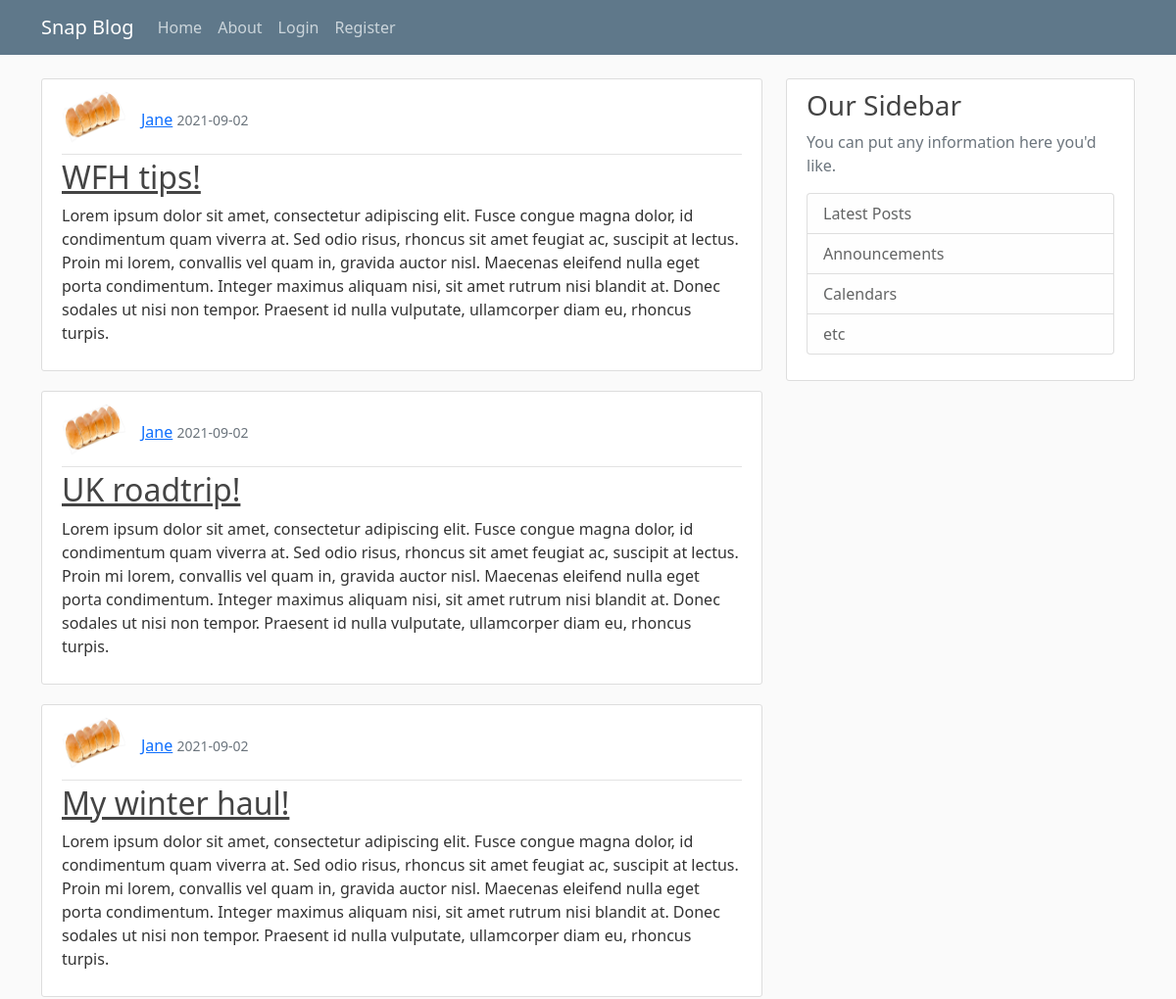
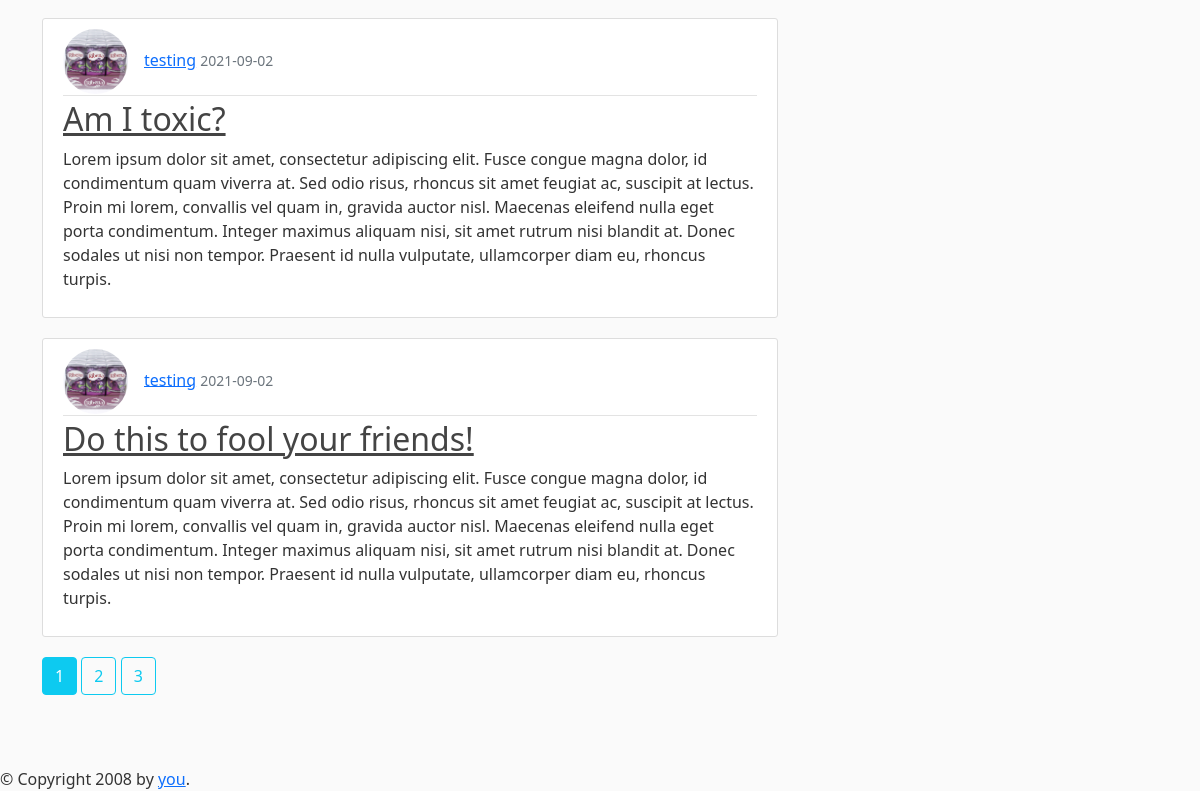
Page /home on the earlier database version (2 pictures, top to bottom).
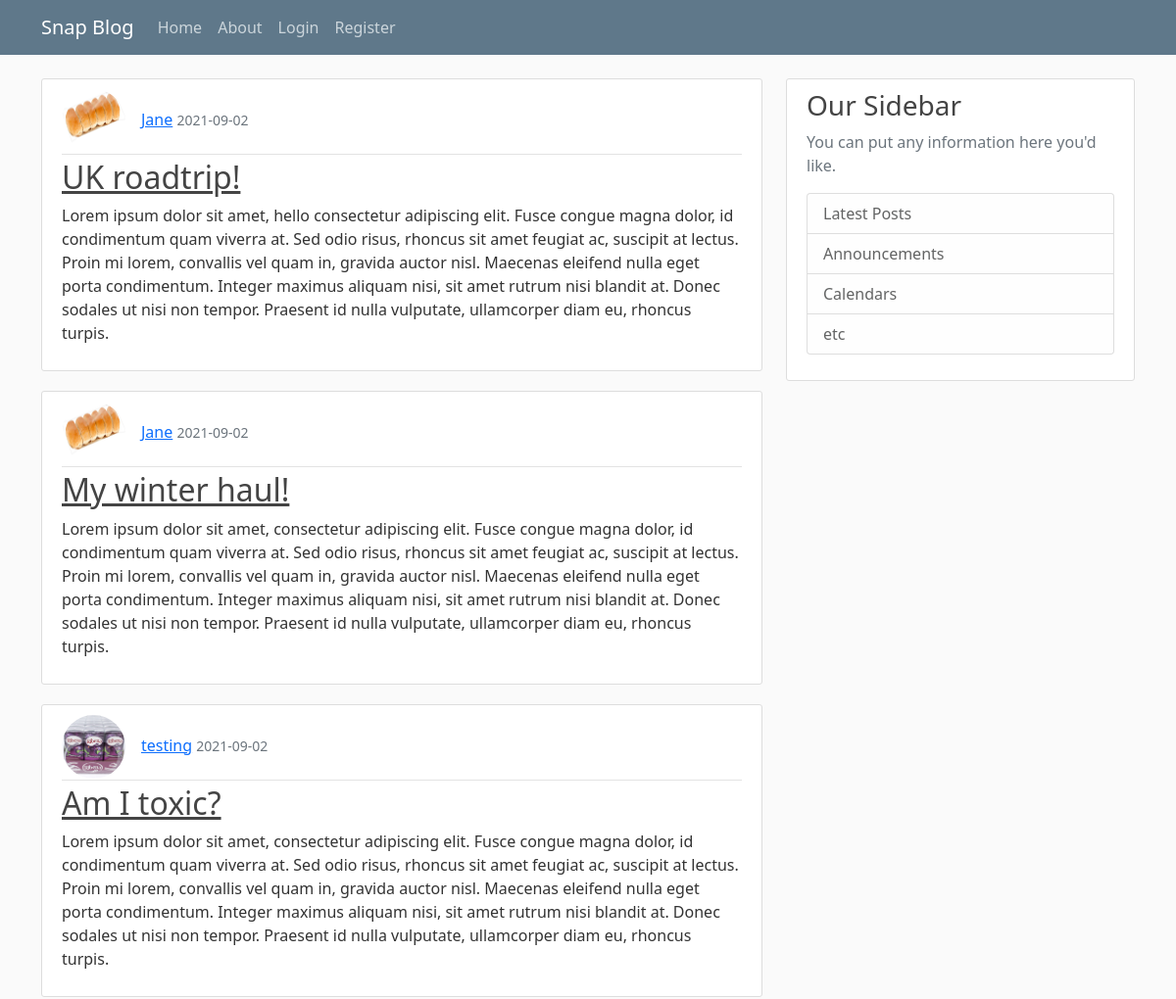
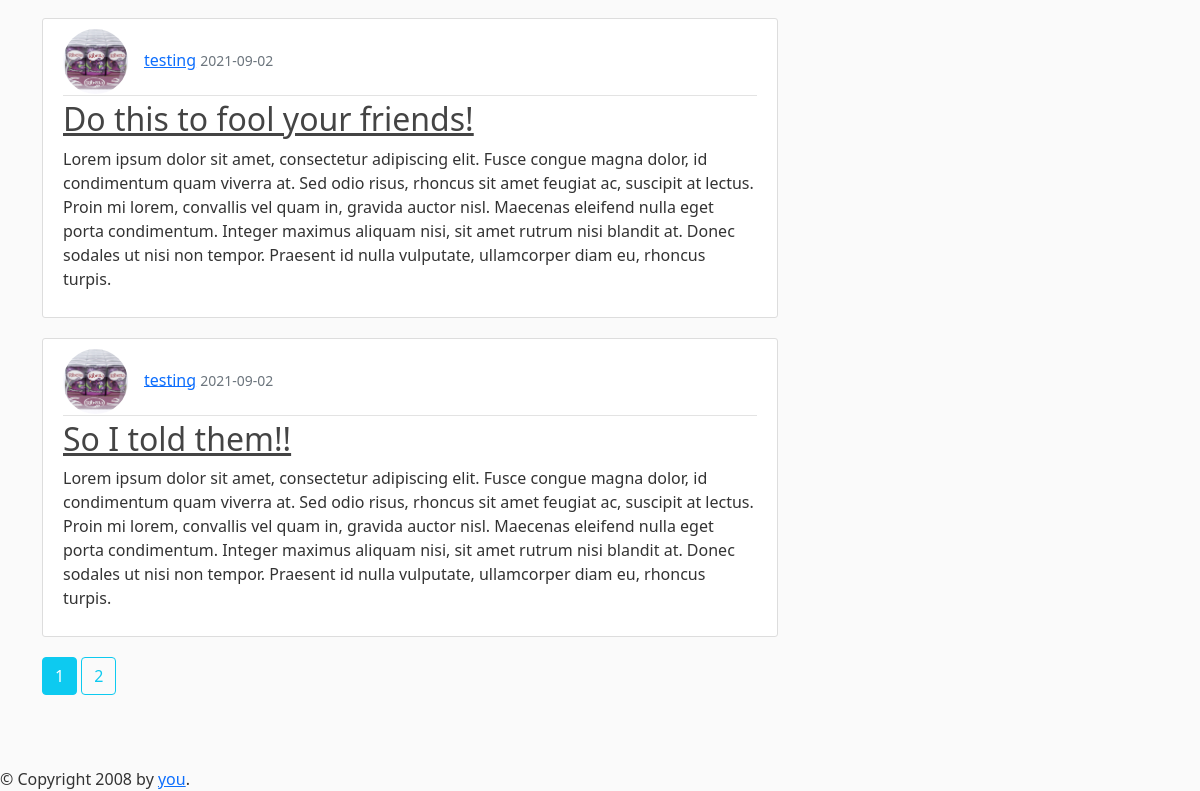
Same page on the later database version (2 pictures, top to bottom).
### snapApp/models.py (models this page shows, shortened)
class Post(db.Model):
    id = db.Column(db.Integer, primary_key=True)
    title = db.Column(db.String(100), nullable=False)
    date_posted = db.Column(db.DateTime, nullable=False, default=datetime.utcnow)
    content = db.Column(db.Text, nullable=False)
    user_id = db.Column(db.Integer, db.ForeignKey('user.id'), nullable=False)

class User(db.Model, UserMixin):
    id = db.Column(db.Integer, primary_key=True)
    username = db.Column(db.String(20), unique=True, nullable=False)
    email = db.Column(db.String(120), unique=True, nullable=False)
    image_file = db.Column(db.String(20), nullable=False, default='default.jpg')
    password = db.Column(db.String(60), nullable=False)
    posts = db.relationship('Post', backref='author', lazy=True)

### snapApp/main/routes.py (the view)
@main.route("/")
@main.route("/home")
def home():
    page = request.args.get('page', 1, type=int)
    posts = Post.query.order_by(Post.date_posted.desc()).paginate(page=page,  per_page=5)
    return render_template('home.html', posts=posts)

### snapApp/templates/home.html (shortened to what this page needs)
{% extends "base.html" %}
{% block content %}
    {% for post in posts.items %}
        <article class="media content-section">
          <div class="media-body">
            <div class="article-metadata">
              <img class="rounded-circle article-img" src="{{ url_for('static', filename='img/' + post.author.image_file ) }}"><a class="mr-2" href="#">{{ post.author.username }}</a>
              <small class="text-muted">{{ post.date_posted.strftime('%Y-%m-%d') }}</small>
            </div>
            <h2><a class="article-title" href="{{ url_for('post', post_id=post.id) }}">{{ post.title }}</a></h2>
            <p class="article-content">{{ post.content }}</p>
          </div>
        </article>
    {% endfor %}
    {% for page_num in posts.iter_pages(left_edge=1, right_edge=1, left_current=1, right_current=2) %}
      {% if page_num %}
        {% if posts.page == page_num %}
          <a class="btn btn-info mb-4 text-white" href="{{ url_for('home', page=page_num) }}">{{ page_num }}</a>
        {% else %}
         <a class="btn btn-outline-info mb-4" href="{{ url_for('home', page=page_num) }}">{{ page_num }}</a>
        {% endif %}
      {% else %}
      ...
      {% endif %}
    {% endfor %}
{% endblock content %}

Differences in the rows shown:
removed Post: image_file (picture), author.username "Jane", date_posted "2021-09-02", title "WFH tips!", content "Lorem ipsum dolor sit amet, consectetur adipiscing elit. Fusce congue magna dolor, id condimentum quam viverra at. Sed odio risus, rhoncus sit amet feugiat ac, suscipit at lectus. Proin mi lorem, convallis vel quam in, gravida auctor nisl. Maecenas eleifend nulla eget porta condimentum. Integer maximus aliquam nisi, sit amet rutrum nisi blandit at. Donec sodales ut nisi non tempor. Praesent id nulla vulputate, ullamcorper diam eu, rhoncus turpis."
changed Post "UK roadtrip!": content "…ipsum dolor sit amet, consectetur adipiscing elit. Fusce…" → "…ipsum dolor sit amet, hello consectetur adipiscing elit. Fusce…"
now on this page (row unchanged): Post: image_file (picture), author.username "testing", date_posted "2021-09-02", title "So I told them!!", content "Lorem ipsum dolor sit amet, consectetur adipiscing elit. Fusce congue magna dolor, id condimentum quam viverra at. Sed odio risus, rhoncus sit amet feugiat ac, suscipit at lectus. Proin mi lorem, convallis vel quam in, gravida auctor nisl. Maecenas eleifend nulla eget porta condimentum. Integer maximus aliquam nisi, sit amet rutrum nisi blandit at. Donec sodales ut nisi non tempor. Praesent id nulla vulputate, ullamcorper diam eu, rhoncus turpis."
Other differences:
list line gone: "3"
